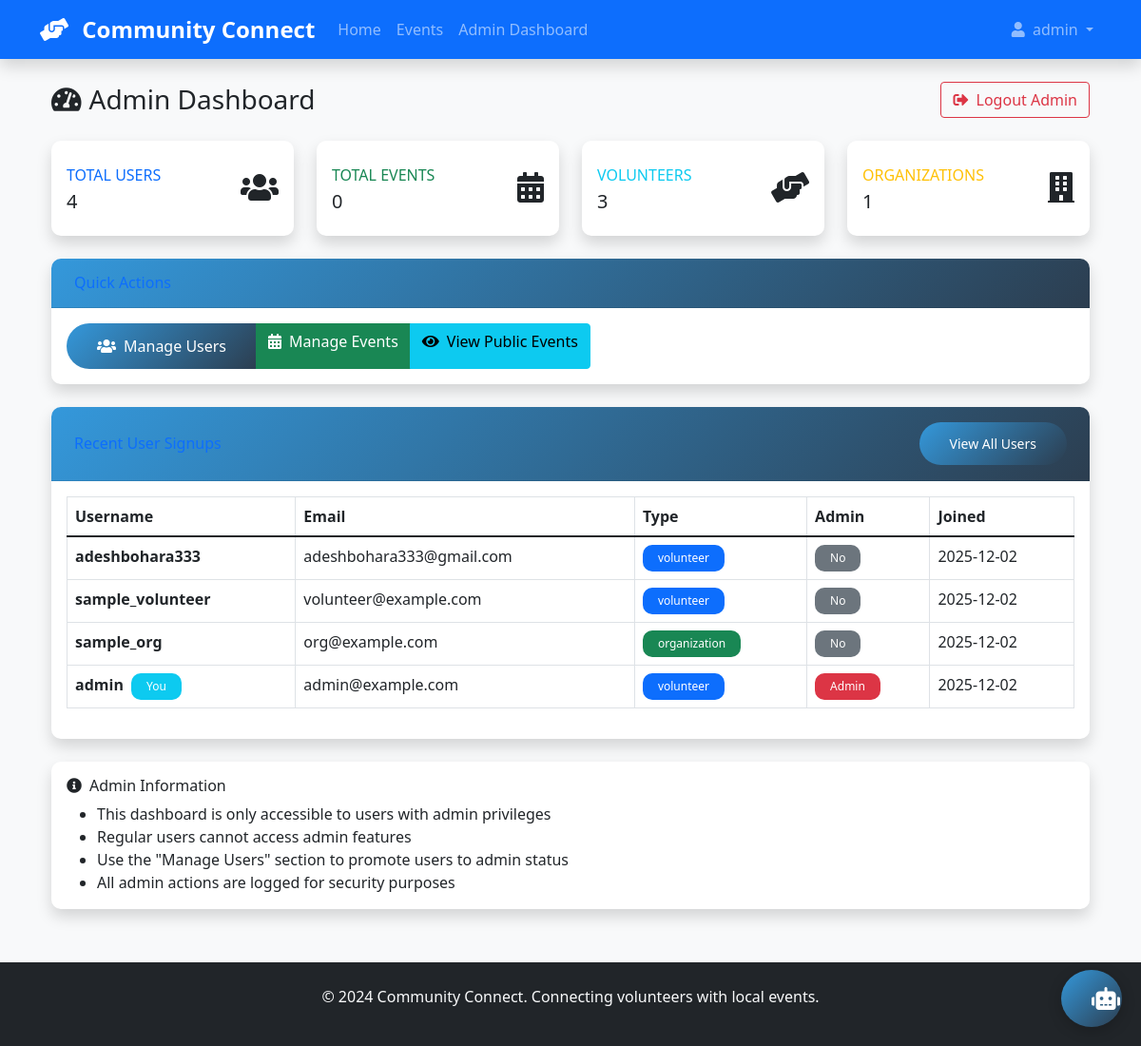
The app's page /admin/dashboard (signed in), older data.
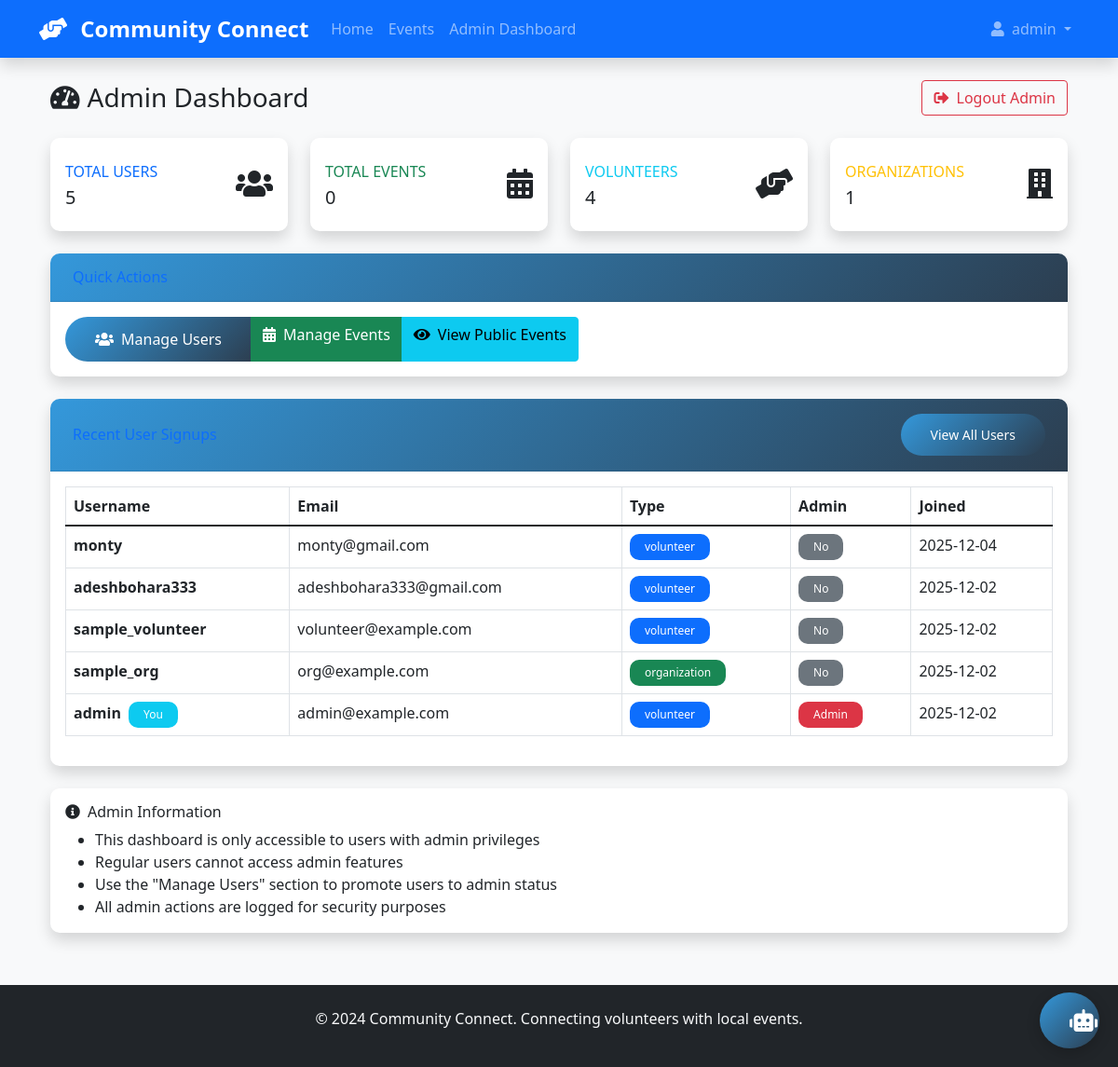
The same page, newer data.
### app/models.py (models this page shows, shortened)
class User(UserMixin, db.Model):
    __tablename__ = 'user'
    __table_args__ = {'extend_existing': True}
    id = db.Column(db.Integer, primary_key=True)
    username = db.Column(db.String(80), unique=True, nullable=True)
    email = db.Column(db.String(120), unique=True, nullable=False)
    password_hash = db.Column(db.String(128), nullable=True)
    user_type = db.Column(db.String(20), nullable=True, default='volunteer')
    is_admin = db.Column(db.Boolean, default=False)
    created_at = db.Column(db.DateTime, default=datetime.utcnow)
    google_id = db.Column(db.String(120), unique=True, nullable=True)
    picture = db.Column(db.String(500), nullable=True)
    given_name = db.Column(db.String(80), nullable=True)
    family_name = db.Column(db.String(80), nullable=True)
    events_created = db.relationship('Event', backref='organizer', lazy=True)
    volunteer_signups = db.relationship('EventVolunteer', backref='volunteer', lazy=True)

### app/routes.py (the view)
@main.route('/admin/dashboard')
@login_required
def admin_dashboard():
    if not current_user.is_admin:
        flash('Admin access required.', 'error')
        return redirect(url_for('main.admin_login'))
    total_users = User.query.count()
    total_events = Event.query.count()
    total_volunteers = User.query.filter_by(user_type='volunteer').count()
    total_organizations = User.query.filter_by(user_type='organization').count()
    recent_signups = User.query.order_by(User.created_at.desc()).limit(5).all()
    return render_template('admin_dashboard.html',
                         total_users=total_users,
                         total_events=total_events,
                         total_volunteers=total_volunteers,
                         total_organizations=total_organizations,
                         recent_signups=recent_signups)

### app/__init__.py (called while the page is built)
@login_manager.user_loader
def load_user(user_id):
    return User.query.get(int(user_id))

### app/templates/admin_dashboard.html (shortened to what the changed rows need)
{% extends "base.html" %}
{% block content %}
<div class="container-fluid">
    <div class="d-sm-flex align-items-center justify-content-between mb-4">
        <h1 class="h3 mb-0 text-gray-800">
            <i class="fas fa-tachometer-alt me-2"></i>Admin Dashboard
        </h1>
    </div>
    <div class="row">
        <div class="col-xl-3 col-md-6 mb-4">
            <div class="card border-left-primary shadow h-100 py-2">
                <div class="card-body">
                    <div class="row no-gutters align-items-center">
                        <div class="col mr-2">
                            <div class="text-xs font-weight-bold text-primary text-uppercase mb-1">
                                Total Users
                            </div>
                            <div class="h5 mb-0 font-weight-bold text-gray-800">{{ total_users }}</div>
                        </div>
                    </div>
                </div>
            </div>
        </div>
        <div class="col-xl-3 col-md-6 mb-4">
            <div class="card border-left-info shadow h-100 py-2">
                <div class="card-body">
                    <div class="row no-gutters align-items-center">
                        <div class="col mr-2">
                            <div class="text-xs font-weight-bold text-info text-uppercase mb-1">
                                Volunteers
                            </div>
                            <div class="h5 mb-0 font-weight-bold text-gray-800">{{ total_volunteers }}</div>
                        </div>
                    </div>
                </div>
            </div>
        </div>
    </div>
    <div class="row">
        <div class="col-12">
            <div class="card shadow mb-4">
                <div class="card-body">
                    <div class="table-responsive">
                        <table class="table table-bordered" id="recentUsersTable">
                            <thead>
                                <tr>
                                    <th>Username</th>
                                    <th>Email</th>
                                    <th>Type</th>
                                    <th>Admin</th>
                                    <th>Joined</th>
                                </tr>
                            </thead>
                            <tbody>
                                {% for user in recent_signups %}
                                <tr>
                                    <td>
                                        <strong>{{ user.username }}</strong>
                                        {% if user.id == current_user.id %}
                                        <span class="badge bg-info ms-1">You</span>
                                        {% endif %}
                                    </td>
                                    <td>{{ user.email }}</td>
                                    <td>
                                        <span class="badge bg-{{ 'success' if user.user_type == 'organization' else 'primary' }}">
                                            {{ user.user_type }}
                                        </span>
                                    </td>
                                    <td>
                                        {% if user.is_admin %}
                                        <span class="badge bg-danger">Admin</span>
                                        {% else %}
                                        <span class="badge bg-secondary">No</span>
                                        {% endif %}
                                    </td>
                                    <td>{{ user.created_at.strftime('%Y-%m-%d') }}</td>
                                </tr>
                                {% endfor %}
                            </tbody>
                        </table>
                    </div>
                </div>
            </div>
        </div>
    </div>
</div>
{% endblock %}

### app/templates/base.html (shortened to what this page needs)
<!DOCTYPE html>
<html lang="en">
<head>
    <link href="https://cdn.jsdelivr.net/npm/bootstrap@5.1.3/dist/css/bootstrap.min.css" rel="stylesheet">
    <link href="https://cdnjs.cloudflare.com/ajax/libs/font-awesome/5.15.4/css/all.min.css" rel="stylesheet">
    <link href="{{ url_for('static', filename='style.css') }}" rel="stylesheet">
</head>
<body class="bg-light d-flex flex-column min-vh-100">
    <nav class="navbar navbar-expand-lg navbar-dark bg-primary shadow">
        <div class="container">
            <a class="navbar-brand" href="{{ url_for('main.index') }}">
                <i class="fas fa-hands-helping me-2"></i>
                <strong>Community Connect</strong>
            </a>
            <div class="collapse navbar-collapse" id="navbarNav">
                <ul class="navbar-nav me-auto">
                    <li class="nav-item">
                        <a class="nav-link" href="{{ url_for('main.index') }}">Home</a>
                    </li>
                    <li class="nav-item">
                        <a class="nav-link" href="{{ url_for('main.events') }}">Events</a>
                    </li>
                    {% if current_user.is_authenticated %}
                    <li class="nav-item">
                        {% if current_user.is_admin %}
                        <a class="nav-link" href="{{ url_for('main.admin_dashboard') }}">Admin Dashboard</a>
                        {% else %}
                        <a class="nav-link" href="{{ url_for('main.dashboard') }}">Dashboard</a>
                        {% endif %}
                    </li>
                    {% endif %}
                </ul>
                <ul class="navbar-nav">
                    {% if current_user.is_authenticated %}
                    <li class="nav-item dropdown">
                        <a class="nav-link dropdown-toggle" href="#" id="navbarDropdown" role="button" data-bs-toggle="dropdown">
                            <i class="fas fa-user me-1"></i> {{ current_user.username }}
                        </a>
                    </li>
                    {% endif %}
                </ul>
            </div>
        </div>
    </nav>
    <main class="container my-4 flex-grow-1">
        {% block content %}{% endblock %}
    </main>
    <footer class="bg-dark text-light py-4 mt-auto">
        <div class="container text-center">
            <p>&copy; 2024 Community Connect. Connecting volunteers with local events.</p>
        </div>
    </footer>
</body>
</html>
<button id="chatbot-toggle" class="btn btn-primary chatbot-toggle">
    <i class="fas fa-robot"></i>
</button>

Row changes from the older to the newer data that the page shows:
added User: username "monty", email "monty@gmail.com", user_type "volunteer", is_admin "No", created_at "2025-12-04"
Text that changed along with them:
{{ total_users }}: "4" → "5"
{{ total_volunteers }}: "3" → "4"
